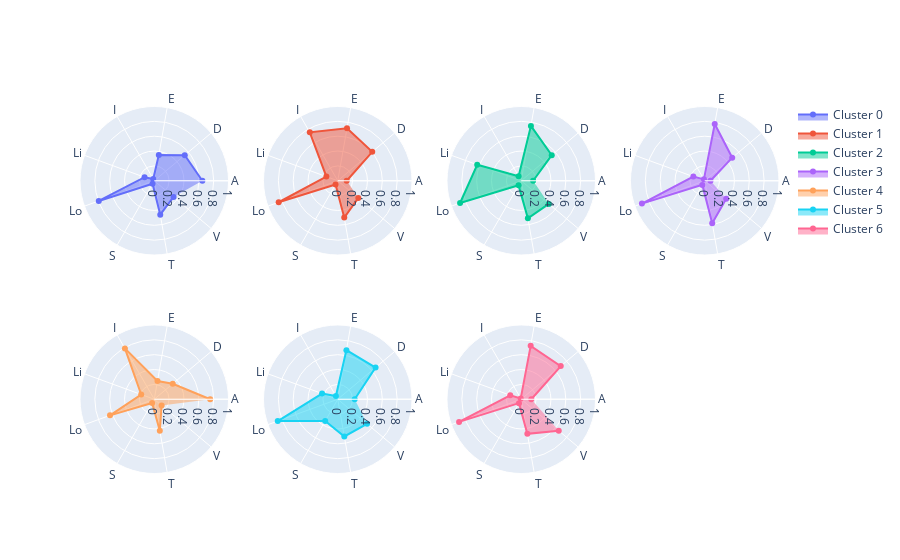

Notebook cell for this chart:
### Code cell
fig = make_subplots(rows=2, cols=4, specs=[[{'type': 'polar'}]*4]*2)

angles = list(values_df.columns[4:])
angles.append(angles[0])

'''
A - Acousticness
D - Danceability
E - Energy
I - Instrumentalness
Li - Liveness
Lo - Loudness
S - Speechiness
T - Tempo
V - Valence
'''
abbrev = ["A", "D", "E", "I", "Li", "Lo", "S", "T", "V"]

layoutdict = dict(
            radialaxis=dict(
            visible=True,
            range=[0, 1]
            ))

for i in range(n_clusters):
    subset = values_df[values_df['cluster'] == i]
    data = [np.mean(subset[col]) for col in subset.columns[4:]]
    data.append(data[0])
    fig.add_trace(go.Scatterpolar(
        r=data,
        theta=abbrev,
        fill='toself',
        name="Cluster " + str(i)),
        i // 4 + 1,
        i % 4 + 1)
    
fig.update_layout(
        polar=layoutdict,
        polar2=layoutdict,
        polar3=layoutdict,
        polar4=layoutdict,
        polar5=layoutdict,
        polar6=layoutdict,
        polar7=layoutdict,
        polar8=layoutdict,
        showlegend=True
        )
fig.show()
#     fig.write_image('./visualizations/cluster' + str(i) + '.png')

### Figure 1 — Plotly figure (JSON) as saved in the notebook; plotly's stock layout.template omitted (floating-point values rounded to 4 significant figures)
{"data": [{"fill": "toself", "name": "Cluster 0", "r": [0.6475, 0.5361, 0.3514, 0.0277, 0.1393, 0.7952, 0.04594, 0.4641, 0.3395, 0.6475], "subplot": "polar", "theta": ["A", "D", "E", "I", "Li", "Lo", "S", "T", "V"], "type": "scatterpolar"}, {"fill": "toself", "name": "Cluster 1", "r": [0.1207, 0.6061, 0.7173, 0.7531, 0.1632, 0.8465, 0.05937, 0.5036, 0.3613, 0.1207], "subplot": "polar2", "theta": ["A", "D", "E", "I", "Li", "Lo", "S", "T", "V"], "type": "scatterpolar"}, {"fill": "toself", "name": "Cluster 2", "r": [0.1603, 0.536, 0.7497, 0.07101, 0.6309, 0.8764, 0.07183, 0.5143, 0.485, 0.1603], "subplot": "polar3", "theta": ["A", "D", "E", "I", "Li", "Lo", "S", "T", "V"], "type": "scatterpolar"}, {"fill": "toself", "name": "Cluster 3", "r": [0.07776, 0.483, 0.7761, 0.02176, 0.1633, 0.8997, 0.06425, 0.5802, 0.3778, 0.07776], "subplot": "polar4", "theta": ["A", "D", "E", "I", "Li", "Lo", "S", "T", "V"], "type": "scatterpolar"}, {"fill": "toself", "name": "Cluster 4", "r": [0.7529, 0.3245, 0.2492, 0.7905, 0.1876, 0.6341, 0.05821, 0.4308, 0.1292, 0.7529], "subplot": "polar5", "theta": ["A", "D", "E", "I", "Li", "Lo", "S", "T", "V"], "type": "scatterpolar"}, {"fill": "toself", "name": "Cluster 5", "r": [0.2279, 0.6642, 0.6716, 0.04973, 0.2251, 0.8597, 0.3384, 0.5083, 0.5148, 0.2279], "subplot": "polar6", "theta": ["A", "D", "E", "I", "Li", "Lo", "S", "T", "V"], "type": "scatterpolar"}, {"fill": "toself", "name": "Cluster 6", "r": [0.1353, 0.6947, 0.7306, 0.01329, 0.1579, 0.8908, 0.06067, 0.4728, 0.6595, 0.1353], "subplot": "polar7", "theta": ["A", "D", "E", "I", "Li", "Lo", "S", "T", "V"], "type": "scatterpolar"}], "layout": {"polar": {"domain": {"x": [0, 0.2125], "y": [0.575, 1]}, "radialaxis": {"range": [0, 1], "visible": true}}, "polar2": {"domain": {"x": [0.2625, 0.475], "y": [0.575, 1]}, "radialaxis": {"range": [0, 1], "visible": true}}, "polar3": {"domain": {"x": [0.525, 0.7375], "y": [0.575, 1]}, "radialaxis": {"range": [0, 1], "visible": true}}, "polar4": {"domain": {"x": [0.7875, 1], "y": [0.575, 1]}, "radialaxis": {"range": [0, 1], "visible": true}}, "polar5": {"domain": {"x": [0, 0.2125], "y": [0, 0.425]}, "radialaxis": {"range": [0, 1], "visible": true}}, "polar6": {"domain": {"x": [0.2625, 0.475], "y": [0, 0.425]}, "radialaxis": {"range": [0, 1], "visible": true}}, "polar7": {"domain": {"x": [0.525, 0.7375], "y": [0, 0.425]}, "radialaxis": {"range": [0, 1], "visible": true}}, "polar8": {"domain": {"x": [0.7875, 1], "y": [0, 0.425]}, "radialaxis": {"range": [0, 1], "visible": true}}, "showlegend": true}}
